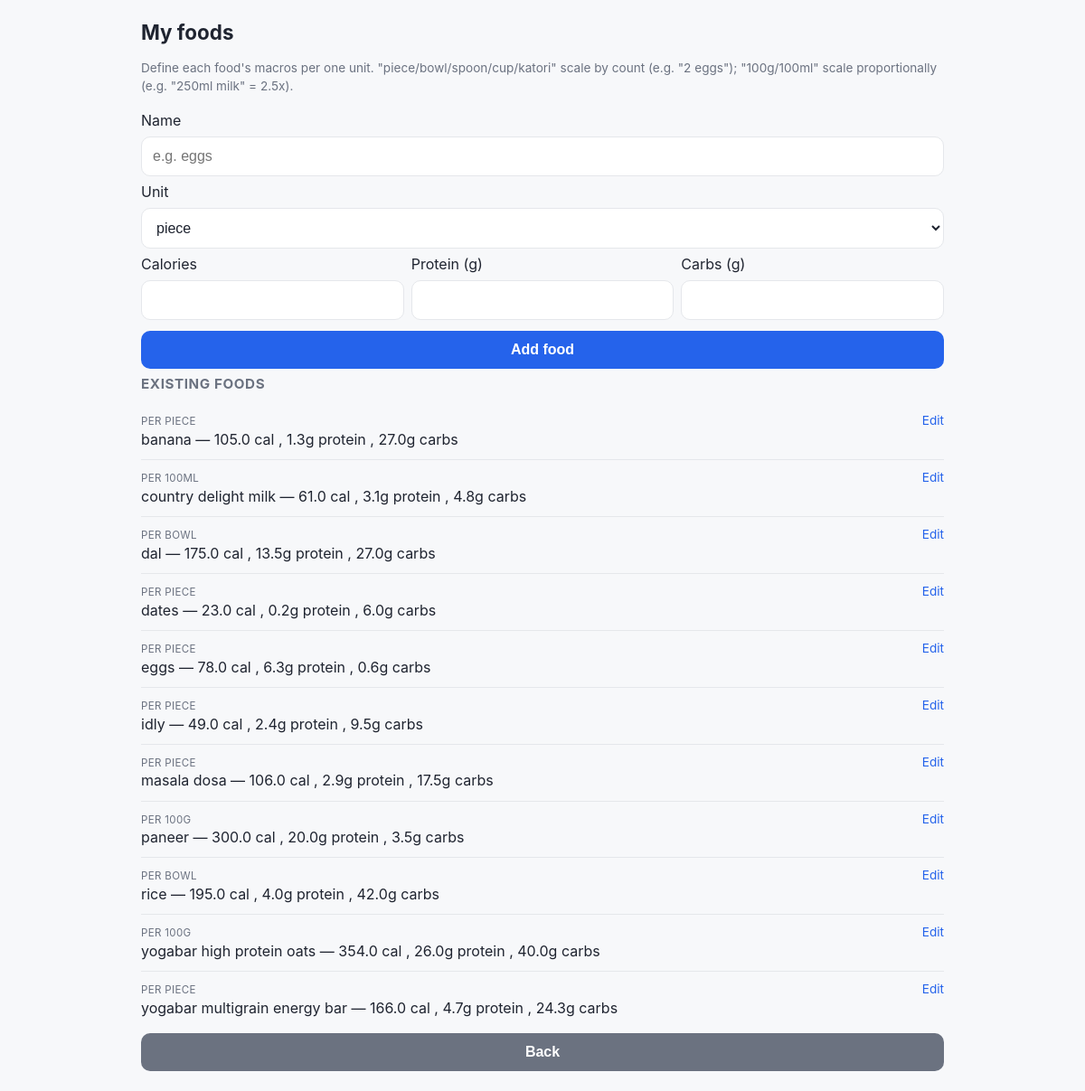
The page /foods on the database its author committed.
### app/models.py (models this page shows, shortened)
class TimestampMixin:
    created_at: Mapped[datetime] = mapped_column(DateTime, default=_utcnow, nullable=False)
    updated_at: Mapped[datetime] = mapped_column(
        DateTime, default=_utcnow, onupdate=_utcnow, nullable=False
    )

class Base(DeclarativeBase):
    pass

class Food(TimestampMixin, Base):
    __tablename__ = "foods"
    id: Mapped[int] = mapped_column(Integer, primary_key=True)
    name: Mapped[str] = mapped_column(String(120), nullable=False, unique=True, index=True)
    unit: Mapped[str] = mapped_column(String(20), nullable=False)
    calories: Mapped[float] = mapped_column(nullable=False)
    protein_g: Mapped[float | None] = mapped_column(nullable=True)
    carbs_g: Mapped[float | None] = mapped_column(nullable=True)

### app/web.py (the view, shortened to what this page needs)
    @app.route("/foods", methods=["GET", "POST"])
    def foods():
        with get_session() as session:
            return render_template("foods.html", foods=repo.list_foods(session))

### app/db.py (called while the page is built)
def get_session() -> Session:
    return SessionLocal()

### app/repository.py (called while the page is built)
def list_foods(session: Session) -> list[Food]:
    return list(session.execute(select(Food).order_by(Food.name)).scalars())

### app/templates/foods.html (shortened to what this page needs)
{% extends "base.html" %}
{% block body_class %}wide{% endblock %}
{% block content %}
  <h1>My foods</h1>
  <p class="hint">
    Define each food's macros per one unit. "piece/bowl/spoon/cup/katori" scale by
    count (e.g. "2 eggs"); "100g/100ml" scale proportionally (e.g. "250ml milk" = 2.5x).
  </p>
  <form method="post" action="{{ url_for('foods') }}">
    <label>Name</label>
    <input type="text" name="name" placeholder="e.g. eggs" required>
    <label>Unit</label>
    <select name="unit">
      <option value="piece">piece</option>
    </select>
    <div class="row">
      <div>
        <label>Calories</label>
        <input type="number" step="0.1" name="calories" required>
      </div>
      <div>
        <label>Protein (g)</label>
        <input type="number" step="0.1" name="protein_g">
      </div>
      <div>
        <label>Carbs (g)</label>
        <input type="number" step="0.1" name="carbs_g">
      </div>
    </div>
    <button type="submit">Add food</button>
  </form>
  <h2>Existing foods</h2>
  {% if foods %}
    <ul class="entries">
      {% for f in foods %}
        <li>
          <div class="entry-main">
            <div class="entry-type">per {{ f.unit }}</div>
            <div>{{ f.name }} &mdash; {{ f.calories }} cal
              {% if f.protein_g is not none %}, {{ f.protein_g }}g protein{% endif %}
              {% if f.carbs_g is not none %}, {{ f.carbs_g }}g carbs{% endif %}
            </div>
          </div>
          <a class="edit-link" href="{{ url_for('edit_food', food_id=f.id) }}">Edit</a>
        </li>
      {% endfor %}
    </ul>
  {% else %}
    <p class="hint">No foods added yet.</p>
  {% endif %}
  <form method="get" action="{{ url_for('index') }}">
    <button type="submit" class="secondary">Back</button>
  </form>
{% endblock %}

### app/templates/base.html (shortened to what this page needs)
<!doctype html>
<html lang="en">
<head>
</head>
<body class="{% block body_class %}{% endblock %}">
  {% block content %}{% endblock %}
</body>
</html>

### app/templates/base.html (style rules this page uses)
:root { color-scheme: light dark; --bg: #f7f8fa; --surface: #ffffff; --text: #1f2430; --muted: #6b7280; --border: #e5e7eb; --accent: #2563eb; --accent-soft: #eff4ff; --radius: 14px; }
* { box-sizing: border-box; }
body { font-family: -apple-system, system-ui, sans-serif; max-width: 480px; margin: 0 auto; padding: 16px; line-height: 1.45; background: var(--bg); color: var(--text); }
body.wide { max-width: 480px; }
@media (min-width: 760px) { body.wide { max-width: 920px; } }
h1 { font-size: 1.4rem; margin: 4px 0 14px; }
h2 { font-size: 0.95rem; margin: 0 0 10px; color: var(--muted); text-transform: uppercase; letter-spacing: 0.04em; }
input, textarea, select, button { font-size: 16px; width: 100%; padding: 12px; margin: 6px 0; box-sizing: border-box; border-radius: 10px; border: 1px solid var(--border); background: var(--surface); color: var(--text); }
button { background: var(--accent); color: white; border: none; font-weight: 600; cursor: pointer; }
button.secondary { background: var(--muted); }
ul.entries { list-style: none; padding: 0; margin: 0; }
ul.entries li { display: flex; justify-content: space-between; align-items: baseline; gap: 8px; padding: 10px 0; border-bottom: 1px solid var(--border); }
ul.entries li:last-child { border-bottom: none; }
.entry-main { flex: 1; }
.entry-type { font-size: 0.72rem; text-transform: uppercase; color: var(--muted); letter-spacing: 0.03em; }
a.edit-link { font-size: 0.85rem; color: var(--accent); text-decoration: none; white-space: nowrap; padding: 8px 6px; margin: -8px -6px; }
.hint { font-size: 0.85rem; color: var(--muted); margin: 4px 0 16px; }
.row { display: flex; gap: 8px; }
.row > * { flex: 1; }

### rows shown on the page
Food: unit "PIECE", name "banana", calories "105.0", protein_g "1.3", carbs_g "27.0"
Food: unit "100ML", name "country delight milk", calories "61.0", protein_g "3.1", carbs_g "4.8"
Food: unit "BOWL", name "dal", calories "175.0", protein_g "13.5", carbs_g "27.0"
Food: unit "PIECE", name "dates", calories "23.0", protein_g "0.2", carbs_g "6.0"
Food: unit "PIECE", name "eggs", calories "78.0", protein_g "6.3", carbs_g "0.6"
Food: unit "PIECE", name "idly", calories "49.0", protein_g "2.4", carbs_g "9.5"
Food: unit "PIECE", name "masala dosa", calories "106.0", protein_g "2.9", carbs_g "17.5"
Food: unit "100G", name "paneer", calories "300.0", protein_g "20.0", carbs_g "3.5"
Food: unit "BOWL", name "rice", calories "195.0", protein_g "4.0", carbs_g "42.0"
Food: unit "100G", name "yogabar high protein oats", calories "354.0", protein_g "26.0", carbs_g "40.0"
Food: unit "PIECE", name "yogabar multigrain energy bar", calories "166.0", protein_g "4.7", carbs_g "24.3"
